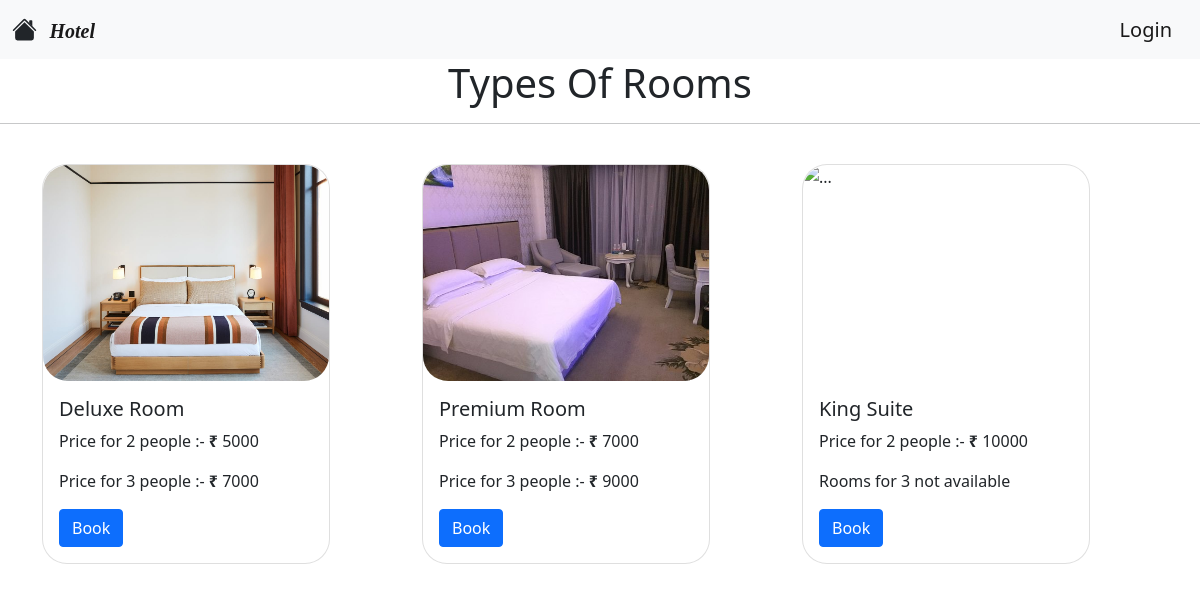
The page /Project/hotel_room.php on the database its author committed.
### tables this page shows
CREATE TABLE `typeofroom` (
  `id` int(10) NOT NULL,
  `price_2` int(10) NOT NULL,
  `price_3` int(10) NOT NULL,
  `type` varchar(50) NOT NULL
);

### Project/hotel_room.php (the view, shortened to what this page needs)
<?php
require_once "config.php";
$query = "SELECT * FROM TYPEOFROOM";
$query1 = $dbhandler->query($query);
$r = $query1->fetchAll();
foreach ($r as $tmp) {
    if ($tmp['type'] === 'Deluxe_room') {
        $x_2 = $tmp['price_2'];
        $x_3 = $tmp['price_3'];
    } else if ($tmp['type'] === 'Premium_room') {
        $y_2 = $tmp['price_2'];
        $y_3 = $tmp['price_3'];
    } else {
        $z_2 = $tmp['price_2'];
    }
}
?>
<!DOCTYPE html>
<html lang="en">
<head>
    <link rel="stylesheet" href="css/bootstrap.min.css" />
</head>
<body>
    <nav class="navbar navbar-expand-lg navbar-light bg-light sticky-top">
        <div class="container-fluid">
            <a href="home.php" class="navbar-brand" style="font-family: Calibri Light; padding-top:8px"><b><i>Hotel</i></b></a>
            <?php
            if (isset($_SESSION['username'])) {
            ?>
                <a class="navbar-brand" href="profile.php">Welcome, <?php echo $_SESSION['username'] ?> &nbsp;|&nbsp; </a>
                <a class="navbar-brand" href="home.php?id=5">Logout</a>
            <?php
            } else {
            ?>
                <a class="navbar-brand" href="login.php">Login</a>
            <?php
            }
            ?>
        </div>
    </nav>
    <h1 align="center">Types Of Rooms</h1>
    <hr><br>
    <div class="container">
        <div class="row">
            <div class="col">
                <div class="card" style="width: 18rem;height: 25rem; border-radius: 25px">
                    <img src="images/x.jpg" class="card-img-top" alt="..." style="border-radius: 25px;height: 500px">
                    <div class="card-body">
                        <h5 class="card-title">Deluxe Room</h5>
                        <p class="card-text">Price for 2 people :- <b>&#8377</b> <?php echo $x_2 ?></p>
                        <p class="card-text">Price for 3 people :- <b>&#8377</b> <?php echo $x_3 ?></p>
                        <a href="booking_x.php" class="btn btn-primary">Book</a>
                    </div>
                </div>
            </div>
            <div class="col">
                <div class="card" style="width: 18rem; height: 25rem;border-radius: 25px">
                    <img src="images/y.jpg" class="card-img-top" alt="..." style="border-radius: 25px; height: 500px">
                    <div class="card-body">
                        <h5 class="card-title">Premium Room</h5>
                        <p class="card-text">Price for 2 people :- <b>&#8377</b> <?php echo $y_2 ?></p>
                        <p class="card-text">Price for 3 people :- <b>&#8377</b> <?php echo $y_3 ?></p>
                        <a href="booking_y.php" class="btn btn-primary">Book</a>
                    </div>
                </div>
            </div>
            <div class="col">
                <div class="card" style="width: 18rem; height: 25rem;border-radius: 25px">
                    <img src="images/z.jpg" class="card-img-top" alt="..." style="border-radius: 25px;height: 500px">
                    <div class="card-body">
                        <h5 class="card-title">King Suite</h5>
                        <p class="card-text">Price for 2 people :- <b>&#8377</b> <?php echo $z_2 ?></p>
                        <p>Rooms for 3 not available</p>
                        <a href="booking_z.php" class="btn btn-primary">Book</a>
                    </div>
                </div>
            </div>
        </div>
</body>
</html>

### rows shown on the page
typeofroom: price_2 "5000", price_3 "7000"
typeofroom: price_2 "7000", price_3 "9000"
typeofroom: price_2 "10000"
